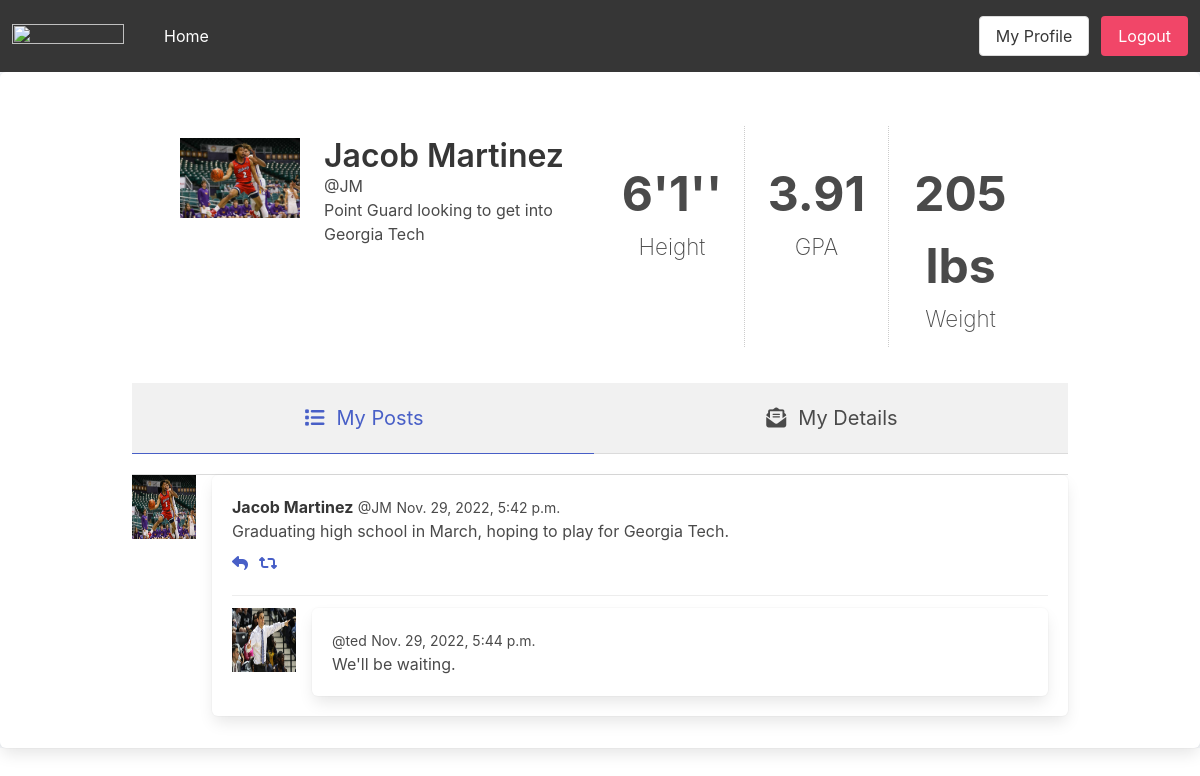
/user/7/ (signed in), run on the app's committed database.
### api/models.py (models this page shows, shortened)
class CustomUser(auth.models.AbstractUser, auth.models.PermissionsMixin):
    user_type_choices = (
        (0, 'Scout'),
        (1, 'Athlete'),
    )
    school_options = (
        ('Georgia Institute of Technology', 'Georgia Institute of Technology'),
        ('Florida International University', 'Florida International University'),
        ('Yale', 'Yale'),
        ('University of Pittsburgh', 'University of Pittsburgh'),
        ('Emory University','Emory University')
    )
    height_foot_options = (
        (4, '4'),
        (5, '5'),
        (6, '6'),
        (7, '7'),
    )
    height_inch_options = (
        (0, '0'),
        (1, '1'),
        (2, '2'),
        (3, '3'),
        (4, '4'),
        (5, '5'),
        (6, '6'),
        (7, '7'),
        (8, '8'),
        (9, '9'),
        (10, '10'),
        (11, '11'),
        (12, '12'),
    )
    weight_lb = models.IntegerField(default=140, blank=True)
    height_ft = models.IntegerField(choices=height_foot_options, default=5, blank=True)
    height_in = models.IntegerField(choices=height_inch_options, default=6, blank=True)
    school = models.CharField(max_length=128, blank=True, choices=school_options)
    profile_pic = models.ImageField(null=True, blank=True)
    bio = models.TextField(null=True, blank=True, default="No biography")
    gpa = models.FloatField(null=True, blank=True)
    user_type = models.PositiveSmallIntegerField(null=True, choices=user_type_choices)
    def get_absolute_url(self):
        return reverse("api:user_detail_page", kwargs={"pk": self.pk})
    def __str__(self):
        return f"@{self.username}"

class Post(models.Model):
    author = models.ForeignKey(CustomUser, on_delete=models.CASCADE)
    text = models.TextField()
    create_date = models.DateTimeField(default=timezone.now)

class Comment(models.Model):
    post = models.ForeignKey(Post, on_delete=models.CASCADE, related_name='comments')
    author = models.ForeignKey(CustomUser, on_delete=models.CASCADE)
    text = models.TextField()
    create_date = models.DateTimeField(default=timezone.now)

### api/views.py (the view)
# urls.py: path('user/<int:pk>/', views.UserDetail.as_view(), name='user_detail_page'),
class UserDetail(DetailView):
    model = models.CustomUser
    template_name = 'user_detail.html'
    context_object_name = 'user_detail'
    def get_context_data(self, **kwargs):
        context = super(UserDetail, self).get_context_data(**kwargs)
        context.update({
            'user_posts': models.Post.objects.filter(author=context['user_detail']).order_by('-create_date'), # Newest first
        })
        return context

### templates/user_detail.html (shortened to what this page needs)
{% extends 'base.html' %}
{% load static %}
{% block bodyblock %}
<link rel="stylesheet" href="{% static 'css/user_detail.css' %}">
<section class = "is-link container">
<div class='columns'>
    <div class='container profile'>
      <div class='section profile-heading'>
        <div class='columns is-mobile is-multiline'>
          <div class='column is-2'>
            <span class='header-icon user-profile-image' id = "profilePhoto">
              {% if user_detail.profile_pic %}
                <img src="{{ user_detail.profile_pic.url }}" alt="not found">
              {% else %}
                <img src='https://via.placeholder.com/250' alt="not found">
              {% endif %}
            </span>
          </div>
          <div class='column is-4-tablet is-10-mobile name'>
            <p>
              <span class='title is-bold'>{{user_detail.first_name}} {{user_detail.last_name}}</span>
              <br>
              <span class='title-is-size-4'>@{{user_detail.username}}</span>
              <br>
            </p>
            <p class='tagline'>
              {{ user_detail.bio }}
            </p>
          </div>
          {% if user_detail.user_type == 1 %}
          <div class='column is-2-tablet is-4-mobile has-text-centered'>
            <p class='stat-val'>{{ user_detail.height_ft }}'{{ user_detail.height_in }}''</p>
            <p class='stat-key'>Height</p>
          </div>
          <div class='column is-2-tablet is-4-mobile has-text-centered'>
            <p class='stat-val'> {{ user_detail.gpa }}</p>
            <p class='stat-key'>GPA</p>
          </div>
          <div class='column is-2-tablet is-4-mobile has-text-centered'>
            <p class='stat-val'>{{ user_detail.weight_lb }} lbs</p>
            <p class='stat-key'>Weight</p>
          </div>
          {% endif %}
        </div>
      </div>
      <div class='profile-options is-fullwidth is-white'>
        <div class='tabs is-fullwidth is-medium'>
          <ul>
            <li class='link is-active' id = "myPostBar">
              <a>
                <span class='icon'>
                  <i class='fa fa-list'></i>
                </span>
                <span>My Posts</span>
              </a>
            </li>
            <li class='link' id = "myDetailBar">
              <a>
                <span class='icon'>
                  <i class='fa fa-envelope-open-text'></i>
                </span>
                <span>My Details</span>
              </a>
            </li>
          </ul>
        </div>
      </div>
      <div class='columns is-mobile is-vcentered'>
        <div class='column'>
          {% for post in user_posts %}
            <article class="media" name = "myPostContent">
              <figure class="media-left">
                  {% if post.author.profile_pic %}
                  <div class="avatar"><img src="{{ post.author.profile_pic.url }}"
                      style="width: 64px; height: 64px;">
                      </div>
                  {% else %}
                  <div class="avatar"><img src='https://via.placeholder.com/250'
                      style="width: 64px; height: 64px;">
                  </div>
                  {% endif %}
              </figure>
              <div class="media-content box">
                <div class="content">
                  <p>
                    <strong>{{post.author.first_name}} {{post.author.last_name}}</strong> <small>{{post.author}}</small> <small>{{post.create_date}}</small>
                    <br>
                    {{post.text}}                            </p>
                </div>
                <nav class="level is-mobile">
                  <div class="level-left">
                    <a class="level-item">
                      <span class="icon is-small"><i class="fas fa-reply"></i></span>
                    </a>
                    <a class="level-item">
                      <span class="icon is-small"><i class="fas fa-retweet"></i></span>
                    </a>
                  </div>
                </nav>
                {% if post.comments.all %}
                  {% for comment in post.comments.all %}
                    <article class="media">
                      <figure class="media-left">
                          {% if comment.author.profile_pic %}
                          <div class="avatar"><img src="{{ comment.author.profile_pic.url }}"
                              style="width: 64px; height: 64px;">
                              </div>
                          {% else %}
                          <div class="avatar"><img src='https://via.placeholder.com/250'
                              style="width: 64px; height: 64px;">
                          </div>
                          {% endif %}
                      </figure>
                        <div class="media-content box">
                          <div class="content">
                            <p>
                                  <small>{{comment.author}}</small> <small>{{comment.create_date}}</small>
                                  <br>
                                  {{comment.text}}
                              </p>
                          </div>
                        </div>
                    </article>
                  {% endfor %}
                {% endif %}
              </div>
            </article>
          {% empty %}
            <p name = "myPostContent">No posts yet</p>
          {% endfor %}
          <br>
        </div>
      </div>
    </div>
  </div>
</section>
{% endblock bodyblock %}

### static/css/user_detail.css (style rules this page uses)
body { background: #F5F7FA }
.stat-val { font-size: 3em; padding-top: 20px; font-weight: bold; }
.stat-key { font-size: 1.4em; font-weight: 200 }
.section.profile-heading .column.is-2-tablet.has-text-centered + .has-text-centered { border-left: 1px dotted rgba(0, 0, 0, .2); }
.container.profile { margin-top: 1%; }
.container.profile .profile-options .tabs ul li.link a { margin-bottom: 20px; padding: 20px; background-color: #F1F1F1; }

### data on the page
CustomUser: profile_pic (picture), first_name "Jacob", last_name "Martinez", username "JM", bio "Point Guard looking to get into Georgia Tech", height_ft "6", height_in "1", gpa "3.91", weight_lb "205"
Post: author.profile_pic (picture), author.first_name "Jacob", author.last_name "Martinez", author "@JM", create_date "Nov. 29, 2022, 5:42 p.m.", text "Graduating high school in March, hoping to play for Georgia Tech."
Comment: author.profile_pic (picture), author "@ted", create_date "Nov. 29, 2022, 5:44 p.m.", text "We'll be waiting."
